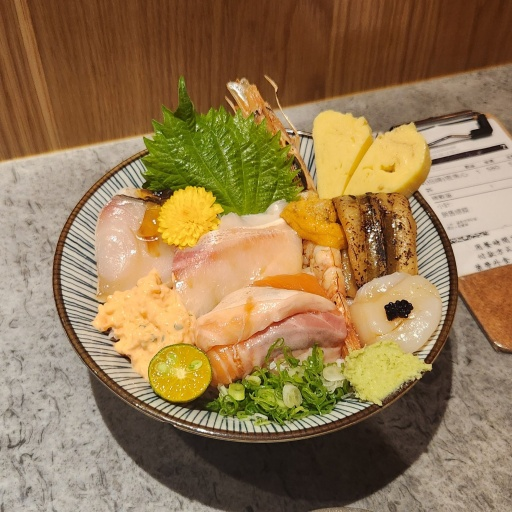
#> input picture assets/food.jpg, 512 x 512 px, found by its file name
$ python 01_subband_transform.py
#> lines starting #> are read from the running program, lines starting #| are printed output that depends on the picture
### src/io_utils.py
"""Image loading helpers."""

import os

import cv2
import numpy as np


def load_image(path, color_space="rgb"):
    """Load an image file and convert it to the requested color space.

    Parameters
    ----------
    path : str
        Path to the image file.
    color_space : {"rgb", "yuv", "gray"}
        Target color space. ``"gray"`` returns an ``int32`` ``(H, W, 1)`` array;
        the others return ``float32`` ``(H, W, 3)`` arrays.
    """
#> called with path = 'assets/food.jpg', color_space = 'rgb'
    if not os.path.exists(path):
        raise FileNotFoundError(
            f"Image not found: {path}. Pass any 512x512 color image via "
            "--image (the default test image is assets/food.jpg)."
        )
    image = cv2.imread(path, cv2.IMREAD_COLOR)
#> image is the input picture: shape (512, 512, 3); mean B, G, R 81.6, 120.6, 148.8
    if image is None:
        raise ValueError(f"Failed to read image: {path}")

    if color_space == "rgb":
        return cv2.cvtColor(image, cv2.COLOR_BGR2RGB).astype(np.float32)
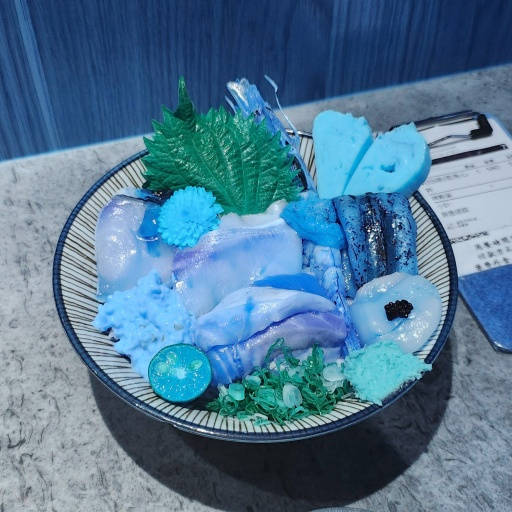
#> returned value: shape (512, 512, 3) float32; mean of channels 0, 1, 2 148.8, 120.6, 81.6; drawn as B, G, R
    if color_space == "yuv":
        return cv2.cvtColor(image, cv2.COLOR_BGR2YUV).astype(np.float32)
    if color_space == "gray":
        gray = cv2.cvtColor(image, cv2.COLOR_BGR2GRAY).astype(np.int32)
        h, w = gray.shape
        return gray.reshape(h, w, 1)
    raise ValueError("color_space must be 'rgb', 'yuv', or 'gray'")

### src/subband.py
"""Custom sum/difference (Haar-like) subband decomposition.

Each 1-D step pairs adjacent samples ``a, b`` into a *sum* channel ``a + b`` and
a *difference* channel ``a - b``. Applying this horizontally then vertically
(or vice versa) and recursing produces a multi-level subband pyramid. The
inverse rebuilds the samples via ``(sum + diff) // 2`` and ``(sum - diff) // 2``.

All arithmetic is ``int32``: float inputs are truncated toward zero on the
first split, and the inverse uses integer floor division, so reconstruction is
exact for integer-valued inputs.
"""

import numpy as np


def process_horizontal(img):
    """Horizontal sum/difference split.

    Returns ``(I_A, I_B)`` where ``I_A`` holds pairwise sums and ``I_B`` holds
    pairwise differences along the width axis. Input shape ``(H, W, C)`` ->
    two arrays of shape ``(H, W // 2, C)``.
    """
    even, odd = img[:, 0::2, :], img[:, 1::2, :]
    I_A = (even + odd).astype(np.int32)
    I_B = (even - odd).astype(np.int32)
    return I_A, I_B


def process_vertical(img):
    """Vertical sum/difference split.

    Returns ``(I_C, I_D)`` where ``I_C`` holds pairwise sums and ``I_D`` holds
    pairwise differences along the height axis. Input shape ``(H, W, C)`` ->
    two arrays of shape ``(H // 2, W, C)``.
    """
    even, odd = img[0::2, :, :], img[1::2, :, :]
    I_C = (even + odd).astype(np.int32)
    I_D = (even - odd).astype(np.int32)
    return I_C, I_D


def restore_horizontal(I_A, I_B):
    """Inverse of :func:`process_horizontal`."""
    H, W_half, C = I_A.shape
    restored = np.zeros((H, W_half * 2, C), dtype=np.int32)
    restored[:, 0::2, :] = (I_A + I_B) // 2
    restored[:, 1::2, :] = (I_A - I_B) // 2
    return restored


def restore_vertical(I_C, I_D):
    """Inverse of :func:`process_vertical`."""
    H_half, W, C = I_C.shape
    restored = np.zeros((H_half * 2, W, C), dtype=np.int32)
    restored[0::2, :, :] = (I_C + I_D) // 2
    restored[1::2, :, :] = (I_C - I_D) // 2
    return restored


def _decompose_1d(image, step, levels):
    """Apply a single-direction transform ``step`` recursively ``levels`` times.

    ``step`` is either :func:`process_horizontal` or :func:`process_vertical`.
    Returns a flat list of ``2 ** levels`` subbands in breadth-first order
    over the sum/difference tree.
    """
    subbands = [image]
    for _ in range(levels):
        next_level = []
        for band in subbands:
            lo, hi = step(band)
            next_level.extend([lo, hi])
        subbands = next_level
    return subbands


def decompose(image, levels=3, order="vertical_first"):
    """Full 2-D multi-level sum/difference decomposition.

    Applies ``levels`` recursions in one direction, then ``levels`` recursions
    in the other for every resulting subband. With ``levels=3`` this yields
    ``8 * 8 = 64`` subbands.

    Parameters
    ----------
    image : ndarray, shape (H, W, C)
    levels : int
        Number of recursion levels per direction.
    order : {"vertical_first", "horizontal_first"}
        Which direction is decomposed first.

    Returns
    -------
    list of ndarray
        ``(2 ** levels) ** 2`` subband images.
    """
    if order == "vertical_first":
        first, second = process_vertical, process_horizontal
    elif order == "horizontal_first":
        first, second = process_horizontal, process_vertical
    else:
        raise ValueError("order must be 'vertical_first' or 'horizontal_first'")

    first_bands = _decompose_1d(image, first, levels)
    result = []
    for band in first_bands:
        result.extend(_decompose_1d(band, second, levels))
    return result


def _reconstruct_1d(subbands, restore_step):
    """Inverse of :func:`_decompose_1d` for a single direction."""
    bands = list(subbands)
    while len(bands) > 1:
        merged = []
        for i in range(0, len(bands), 2):
            merged.append(restore_step(bands[i], bands[i + 1]))
        bands = merged
    return bands[0]


def reconstruct(subbands, levels=3, order="vertical_first"):
    """Inverse of :func:`decompose`.

    Parameters
    ----------
    subbands : list of ndarray
        Output of :func:`decompose` (must be ``(2 ** levels) ** 2`` bands).
    levels : int
    order : {"vertical_first", "horizontal_first"}
        Must match the order used for decomposition.
    """
    if order == "vertical_first":
        first_restore, second_restore = restore_vertical, restore_horizontal
    elif order == "horizontal_first":
        first_restore, second_restore = restore_horizontal, restore_vertical
    else:
        raise ValueError("order must be 'vertical_first' or 'horizontal_first'")

    group = 2 ** levels
    merged_first = []
    for i in range(0, len(subbands), group):
        merged_first.append(_reconstruct_1d(subbands[i:i + group], second_restore))
    return _reconstruct_1d(merged_first, first_restore)

### src/metrics.py
"""Distortion metrics shared across all pipelines."""

import numpy as np


def calculate_mse(original, restored):
    """Mean squared error between two arrays of identical shape."""
    original = np.asarray(original)
    restored = np.asarray(restored)
    return np.mean((original - restored) ** 2)


# [5 lines left out: function calculate_list_mse, not called in this run]

### experiments/01_subband_transform.py
"""Experiment 1: sum/difference (Haar-like) subband transform.

Performs a 3-level sum/difference decomposition of the input image in both
orders (horizontal-first and vertical-first), reconstructs, and reports the
reconstruction MSE. No entropy coding is involved here -- this experiment only
verifies that the transform is (near) perfectly invertible.

Usage:
    python experiments/01_subband_transform.py --levels 3
"""

import argparse
import os
import sys

sys.path.insert(0, os.path.dirname(os.path.dirname(os.path.abspath(__file__))))

from src.io_utils import load_image
from src.subband import decompose, reconstruct
from src.metrics import calculate_mse


def main():
    parser = argparse.ArgumentParser(description=__doc__)
    parser.add_argument("--image", default="assets/food.jpg", help="Path to a 512x512 color image")
    parser.add_argument("--levels", type=int, default=3, help="Decomposition levels per direction")
    args = parser.parse_args()

    image = load_image(args.image, color_space="rgb")
    print(f"Loaded image: shape={image.shape}")
#| Loaded image: shape=(512, 512, 3)

    for order in ("horizontal_first", "vertical_first"):
        subbands = decompose(image, levels=args.levels, order=order)
        restored = reconstruct(subbands, levels=args.levels, order=order)
        mse = calculate_mse(image, restored)
        print(f"[{order}] {len(subbands)} subbands -> reconstruction MSE = {mse}")
#> this loop made 2 passes
#> mse on pass 1: 0
#> mse on pass 2: 0
#| [horizontal_first] 64 subbands -> reconstruction MSE = 0.0
#| [vertical_first] 64 subbands -> reconstruction MSE = 0.0
#> pass 1, in process_horizontal, `even, odd = img[:, 0::2, :], img[:, 1::2, :]`:
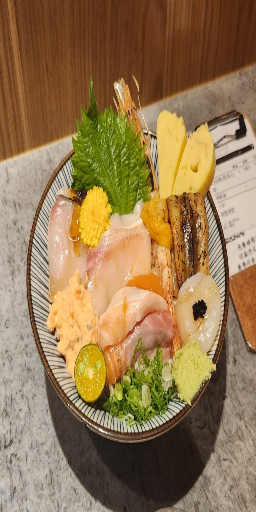
#> even: shape (512, 256, 3) float32; mean R, G, B 148.8, 120.6, 81.7
#> pass 1, in process_horizontal, `even, odd = img[:, 0::2, :], img[:, 1::2, :]`:
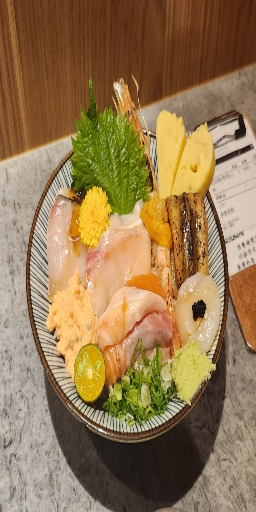
#> odd: shape (512, 256, 3) float32; mean R, G, B 148.7, 120.6, 81.6
#> pass 1, in process_horizontal, `I_B = (even - odd).astype(np.int32)`:
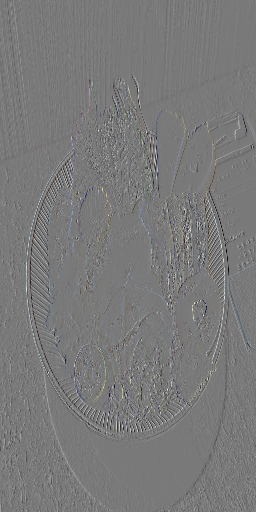
#> I_B: shape (512, 256, 3) int32; mean R, G, B 0.1, 0, 0.2; drawn with min black and max white


if __name__ == "__main__":
    main()

$ run again, with assets/input_synthetic.png saved as assets/food.jpg
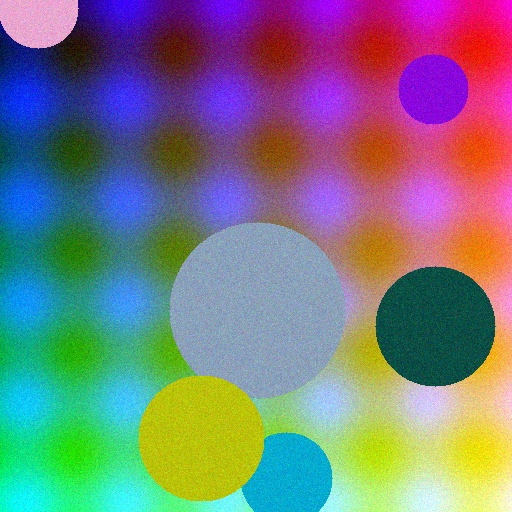
#> input picture assets/input_synthetic.png, 512 x 512 px, found by its file name
#> in load_image, image is the input picture: shape (512, 512, 3); mean B, G, R 129.6, 122.7, 121.5
#| Loaded image: shape=(512, 512, 3)
#> the loop in main, `for order in ("horizontal_first", "vertical_first"):` made 2 passes
#> mse on pass 1: 0
#> (printed output is left out)
#> pass 1, in process_horizontal, `even, odd = img[:, 0::2, :], img[:, 1::2, :]`:
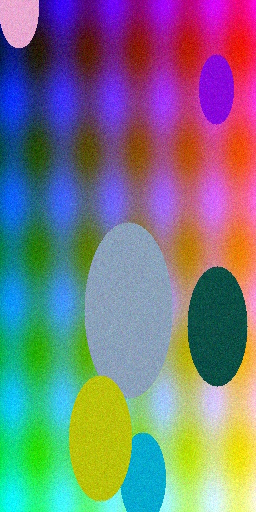
#> odd: shape (512, 256, 3) float32; mean R, G, B 121.7, 122.7, 129.6
#> pass 1, in process_horizontal, `I_B = (even - odd).astype(np.int32)`:
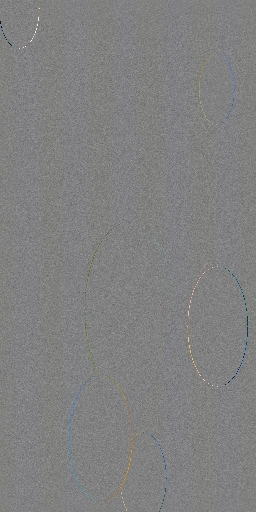
#> I_B: shape (512, 256, 3) int32; mean R, G, B -0.4, 0, 0.1; drawn with min black and max white
